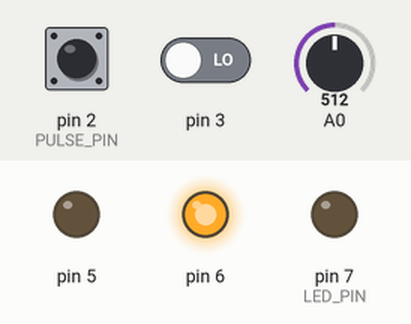
A sketch run on a simulated Arduino Uno, built with avr-gcc and run on an emulated ATmega328P. Parts: output pins drawn as LEDs (lit = HIGH). Inputs (shaded band) come from the test bench; at power-on: pin 3 LOW, A0 = 512, pin 2 (PULSE_PIN) LOW.

Above: at 1.2 s.
1.3 s: pin 3 driven HIGH
At 2.5 s:
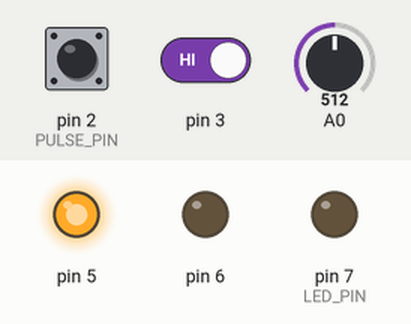
2.8 s: A0 set to 0
At 3.8 s:
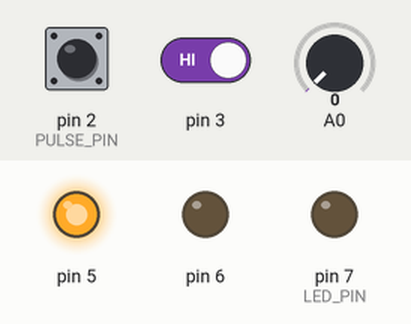
4.4 s: pin 2 (PULSE_PIN) pulled HIGH for 3.2 s
At 7.7 s:
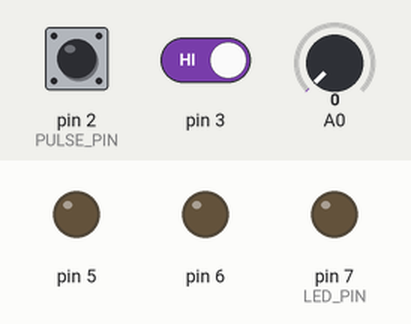
9.2 s: pin 3 driven LOW
At 9.7 s:
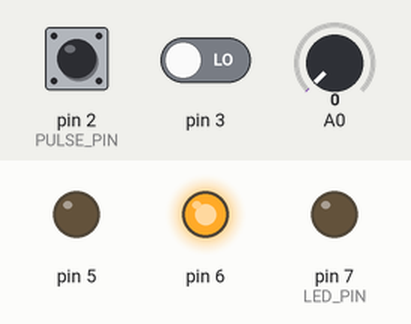
Timing chart, 0 to 11.7 s (numbered marks = the images above; inputs shaded):
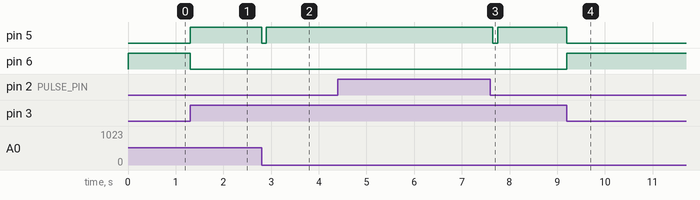

The sketch:

inpuls_pump.ino
```cpp
#include "Bounce2.h"
int LED_PIN = 7;
int PULSE_PIN = 2;
int water_counter = 0;
bool last_PULSE_PIN_State = false;
int val =1;
// Initiate Debouncer
Bounce debouncer = Bounce();
void setup() {
  // Initialize digital pin 2 as an input with the internal pull-up (+5V) resistor enabled
  pinMode(PULSE_PIN, INPUT_PULLUP);
  // Attach PULSE_PIN for debouncing
  debouncer.attach(PULSE_PIN);
  debouncer.interval(50); // Ignore interval

  pinMode(LED_PIN, OUTPUT);
  pinMode(2, INPUT);
  pinMode(3, INPUT);
  pinMode(4, INPUT);
  pinMode(5, OUTPUT);
  pinMode(6, OUTPUT);
  Serial.begin(9600, SERIAL_8N1);
}
void loop() {
   if(digitalRead(3)){
      digitalWrite(6, LOW);
      digitalWrite(5, HIGH);
      //val = analogRead(A0);
      val = map(analogRead(A0), 0, 725, 1, 10);
      debouncer.update();
//      Serial.println(val);
      // Read Reed Switch state
      int value = debouncer.read();

      // Now all processes are finished and we know exactly the state of the Reed Switch
      if ( value == LOW ) {
        //digitalWrite(LED_PIN, HIGH );
        if (last_PULSE_PIN_State == false)
        {
          water_counter++;
//          Serial.println("Water consumption: " + (String)(water_counter*1) + " l.");
        }
        last_PULSE_PIN_State = true;
      }
      else {
        //digitalWrite(LED_PIN, LOW);
        last_PULSE_PIN_State = false;
      }
       if (water_counter>=val){
         water_counter=0;
         digitalWrite(5, LOW);
         delay(100);
         digitalWrite(LED_PIN, HIGH );
         delay(2);
         digitalWrite(LED_PIN, LOW );
         }
    }
//    else {
//      digitalWrite(6, HIGH );
//  }
  else {
    digitalWrite(5, LOW);
    digitalWrite(6, HIGH );
  }
}
```

Measured:
- after the input at 1.3 s, pin 5: LOW → HIGH at once; pin 6: HIGH → LOW at once
- after the input at 2.8 s, pin 5: HIGH → LOW at once, → HIGH 0.10 s later
- after the input at 4.4 s, pin 5: HIGH → LOW after 3.2 s, → HIGH 0.10 s later
- after the input at 9.2 s, pin 5: HIGH → LOW at once; pin 6: LOW → HIGH at once
